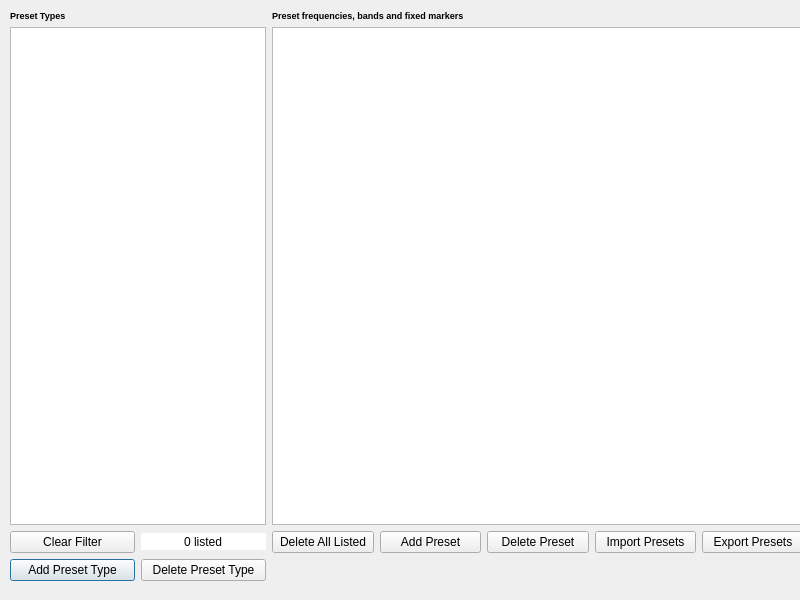
<?xml version="1.0" encoding="UTF-8"?>
<ui version="4.0">
 <class>BandsMarkers</class>
 <widget class="QDialog" name="BandsMarkers">
  <property name="geometry">
   <rect>
    <x>0</x>
    <y>0</y>
    <width>800</width>
    <height>600</height>
   </rect>
  </property>
  <property name="windowTitle">
   <string>Preset Frequencies</string>
  </property>
  <widget class="QWidget" name="layoutWidget">
   <property name="geometry">
    <rect>
     <x>10</x>
     <y>10</y>
     <width>794</width>
     <height>571</height>
    </rect>
   </property>
   <layout class="QGridLayout" name="gridLayout">
    <item row="0" column="0">
     <widget class="QLabel" name="label_3">
      <property name="font">
       <font>
        <pointsize>7</pointsize>
        <bold>true</bold>
       </font>
      </property>
      <property name="text">
       <string>Preset Types</string>
      </property>
     </widget>
    </item>
    <item row="1" column="3" colspan="5">
     <widget class="QTableView" name="freqTable">
      <property name="sizePolicy">
       <sizepolicy hsizetype="Expanding" vsizetype="Expanding">
        <horstretch>0</horstretch>
        <verstretch>0</verstretch>
       </sizepolicy>
      </property>
      <property name="minimumSize">
       <size>
        <width>0</width>
        <height>300</height>
       </size>
      </property>
     </widget>
    </item>
    <item row="0" column="3" colspan="3">
     <widget class="QLabel" name="label_2">
      <property name="font">
       <font>
        <pointsize>7</pointsize>
        <bold>true</bold>
       </font>
      </property>
      <property name="text">
       <string>Preset frequencies, bands and fixed markers</string>
      </property>
     </widget>
    </item>
    <item row="1" column="0" colspan="2">
     <widget class="QTableView" name="typeTable"/>
    </item>
    <item row="3" column="0">
     <widget class="QPushButton" name="addPsType">
      <property name="enabled">
       <bool>true</bool>
      </property>
      <property name="sizePolicy">
       <sizepolicy hsizetype="Minimum" vsizetype="Minimum">
        <horstretch>0</horstretch>
        <verstretch>0</verstretch>
       </sizepolicy>
      </property>
      <property name="text">
       <string>Add Preset Type</string>
      </property>
     </widget>
    </item>
    <item row="3" column="1">
     <widget class="QPushButton" name="deletePsType">
      <property name="enabled">
       <bool>true</bool>
      </property>
      <property name="sizePolicy">
       <sizepolicy hsizetype="Minimum" vsizetype="Minimum">
        <horstretch>0</horstretch>
        <verstretch>0</verstretch>
       </sizepolicy>
      </property>
      <property name="text">
       <string>Delete Preset Type</string>
      </property>
     </widget>
    </item>
    <item row="2" column="0">
     <widget class="QPushButton" name="clearFilter">
      <property name="text">
       <string>Clear Filter</string>
      </property>
     </widget>
    </item>
    <item row="2" column="1">
     <widget class="QSpinBox" name="psCount">
      <property name="frame">
       <bool>false</bool>
      </property>
      <property name="alignment">
       <set>Qt::AlignmentFlag::AlignCenter</set>
      </property>
      <property name="readOnly">
       <bool>true</bool>
      </property>
      <property name="buttonSymbols">
       <enum>QAbstractSpinBox::ButtonSymbols::NoButtons</enum>
      </property>
      <property name="suffix">
       <string> listed</string>
      </property>
      <property name="maximum">
       <number>9999</number>
      </property>
     </widget>
    </item>
    <item row="2" column="3">
     <widget class="QPushButton" name="deleteAll">
      <property name="sizePolicy">
       <sizepolicy hsizetype="Minimum" vsizetype="Minimum">
        <horstretch>0</horstretch>
        <verstretch>0</verstretch>
       </sizepolicy>
      </property>
      <property name="toolTip">
       <string>Delete all entries filtered by Preset Type table</string>
      </property>
      <property name="text">
       <string>Delete All Listed</string>
      </property>
     </widget>
    </item>
    <item row="2" column="4">
     <widget class="QPushButton" name="addPs">
      <property name="enabled">
       <bool>true</bool>
      </property>
      <property name="sizePolicy">
       <sizepolicy hsizetype="Minimum" vsizetype="Minimum">
        <horstretch>0</horstretch>
        <verstretch>0</verstretch>
       </sizepolicy>
      </property>
      <property name="text">
       <string>Add Preset</string>
      </property>
     </widget>
    </item>
    <item row="2" column="5">
     <widget class="QPushButton" name="deletePs">
      <property name="enabled">
       <bool>true</bool>
      </property>
      <property name="sizePolicy">
       <sizepolicy hsizetype="Minimum" vsizetype="Minimum">
        <horstretch>0</horstretch>
        <verstretch>0</verstretch>
       </sizepolicy>
      </property>
      <property name="text">
       <string>Delete Preset</string>
      </property>
     </widget>
    </item>
    <item row="2" column="6">
     <widget class="QPushButton" name="importPs">
      <property name="enabled">
       <bool>true</bool>
      </property>
      <property name="sizePolicy">
       <sizepolicy hsizetype="Minimum" vsizetype="Minimum">
        <horstretch>0</horstretch>
        <verstretch>0</verstretch>
       </sizepolicy>
      </property>
      <property name="text">
       <string>Import Presets</string>
      </property>
     </widget>
    </item>
    <item row="2" column="7">
     <widget class="QPushButton" name="exportPs">
      <property name="enabled">
       <bool>true</bool>
      </property>
      <property name="sizePolicy">
       <sizepolicy hsizetype="Minimum" vsizetype="Minimum">
        <horstretch>0</horstretch>
        <verstretch>0</verstretch>
       </sizepolicy>
      </property>
      <property name="text">
       <string>Export Presets</string>
      </property>
     </widget>
    </item>
   </layout>
  </widget>
 </widget>
 <resources/>
 <connections/>
</ui>
